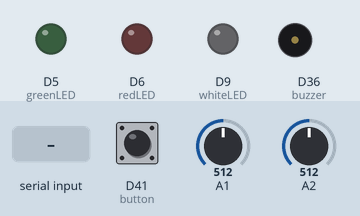
This sketch was run on a simulated Arduino Due. On the bench: output pins drawn as LEDs (lit = HIGH), buzzer (waves = sounding). Inputs (shaded band) come from the test bench; at power-on: D41 (button) HIGH, A1 = 512, A2 = 512 (analog values on the 0–1023 scale). What the sketch prints to the serial monitor is not drawn.

Above: at 1.2 s.
1.3 s: "A\n" received over Serial
At 1.7 s:
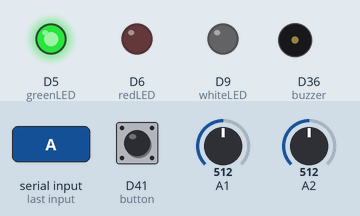
3.3 s: "B\n" received over Serial
At 4.2 s:
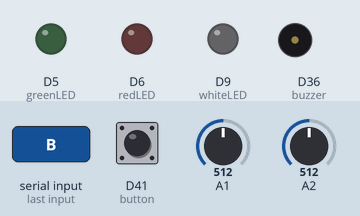
4.8 s: "D\n" received over Serial
6.3 s: "E\n" received over Serial
7.8 s: "F\n" received over Serial
Timing chart, 0 to 10.3 s (numbered marks = the images above; inputs shaded):
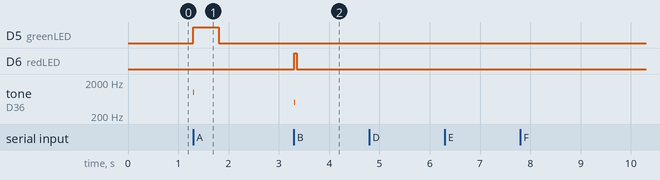

The sketch:

FinalProject_AmelieBajor_Arduino.ino
```cpp
const int greenLED = 5;
const int redLED = 6;
const int whiteLED = 9;

const int vertPOT = 1;
const int horiPOT = 2;
const int button = 41;

const int buzzer = 36;


bool GREENbuzzerPlayed = 0;
bool REDbuzzerPlayed = 0;
bool CLOSEbuzzerPlayed = 0;
bool CLOSERbuzzerPlayed = 0;
bool FOUNDbuzzerPlayed = 0;
bool RESETbuzzerPlayed = 0;

bool buttonState = 0;
int horiAdcVAL = 0;
int vertAdcVAL = 0;

int lastTime = 0;
int currentTime = 0;
int timerInterval = 5;


int inByte = 0;
byte val;


void setup() {

  analogReadResolution(7);
  pinMode(button, INPUT_PULLUP);
  pinMode(greenLED, OUTPUT);
  pinMode(redLED, OUTPUT);
  Serial.begin(9600);


}

void loop() {
  // put your main code here, to run repeatedly:


  horiAdcVAL = analogRead(horiPOT);
  vertAdcVAL = analogRead(vertPOT);
  buttonState = !digitalRead(button);


  currentTime = millis();
  if (currentTime - lastTime >= timerInterval){
    lastTime = currentTime;
    Serial.print(horiAdcVAL);
    Serial.print(',');
    Serial.print(vertAdcVAL);
    Serial.print(',');
    Serial.print(buttonState);
    Serial.print('\n');

  }

  if (Serial.available()){
    inByte = Serial.read();
    if(inByte == 'A'){
      //GREEN LIGHT
      digitalWrite(greenLED, HIGH);
      digitalWrite(redLED, LOW);
      analogWrite(whiteLED, 0);

      REDbuzzerPlayed = 0;
      CLOSEbuzzerPlayed = 0;
      CLOSERbuzzerPlayed = 0;
      FOUNDbuzzerPlayed = 0;
      RESETbuzzerPlayed = 0;

    if (GREENbuzzerPlayed == 0){

      GREENbuzzerPlayed = 1;
      tone(buzzer, 1000, 10);
    }

    delay(500);
    digitalWrite(greenLED, LOW);

    }

    else if (inByte == 'B'){
    //RED LIGHT
    digitalWrite(redLED, HIGH);
    digitalWrite(greenLED, LOW);
    analogWrite(whiteLED, 0);

      GREENbuzzerPlayed = 0;
      CLOSEbuzzerPlayed = 0;
      CLOSERbuzzerPlayed = 0;
      FOUNDbuzzerPlayed = 0;
      RESETbuzzerPlayed = 0;

    if (REDbuzzerPlayed == 0){
        REDbuzzerPlayed = 1;
        tone(buzzer, 500, 10);

    }

    delay(50);
    digitalWrite(redLED, LOW);


    }


    else if (inByte == 'C'){
    //WHITE LIGHT FAR
    analogWrite(whiteLED, 0);
    digitalWrite(redLED, LOW);
    digitalWrite(greenLED, LOW);

      GREENbuzzerPlayed = 0;
      REDbuzzerPlayed = 0;
      CLOSEbuzzerPlayed = 0;
      CLOSERbuzzerPlayed = 0;
      FOUNDbuzzerPlayed = 0;
      RESETbuzzerPlayed = 0;
      tone(buzzer, 0, 1);

    }

    else if (inByte == 'D'){
    //WHITE LIGHT CLOSE
    analogWrite(whiteLED, 25);
    digitalWrite(redLED, LOW);
    digitalWrite(greenLED, LOW);

      GREENbuzzerPlayed = 0;
      REDbuzzerPlayed = 0;
      CLOSERbuzzerPlayed = 0;
      FOUNDbuzzerPlayed = 0;
      RESETbuzzerPlayed = 0;

    if(CLOSEbuzzerPlayed == 0){
      CLOSEbuzzerPlayed = 1;
      tone(buzzer, 100, 10);

    }

    }

    else if (inByte == 'E'){
    //WHITE LIGHT CLOSER
    analogWrite(whiteLED, 100);
    digitalWrite(redLED, LOW);
    digitalWrite(greenLED, LOW);

    GREENbuzzerPlayed = 0;
    REDbuzzerPlayed = 0;
    CLOSEbuzzerPlayed = 0;
    CLOSERbuzzerPlayed = 0;
    FOUNDbuzzerPlayed = 0;
    RESETbuzzerPlayed = 0;

    }

    else if (inByte == 'F'){
    //WHITE LIGHT FOUND
    analogWrite(whiteLED, 255);
    digitalWrite(redLED, LOW);
    digitalWrite(greenLED, LOW);

      GREENbuzzerPlayed = 0;
      REDbuzzerPlayed = 0;
      CLOSEbuzzerPlayed = 0;
      CLOSERbuzzerPlayed = 0;
      RESETbuzzerPlayed = 0;
      FOUNDbuzzerPlayed = 0;


    }


    else if (inByte == 'G'){
    //RESET
    digitalWrite(greenLED, LOW);
    digitalWrite(redLED, LOW);
    analogWrite(whiteLED, 0);

      GREENbuzzerPlayed = 0;
      REDbuzzerPlayed = 0;
      CLOSEbuzzerPlayed = 0;
      CLOSERbuzzerPlayed = 0;
      FOUNDbuzzerPlayed = 0;

    if(RESETbuzzerPlayed == 0){
    RESETbuzzerPlayed = 1;
    tone(buzzer, 500, 100);
    tone(buzzer, 0, 20);
    tone(buzzer, 500, 100);
    tone(buzzer, 0, 20);
    tone(buzzer, 500, 100);
    tone(buzzer, 0, 20);

    }

    }

    else{

    digitalWrite(greenLED, LOW);
    digitalWrite(redLED, LOW);
    analogWrite(whiteLED, 0);
      GREENbuzzerPlayed = 0;
      REDbuzzerPlayed = 0;
      CLOSEbuzzerPlayed = 0;
      CLOSERbuzzerPlayed = 0;
      FOUNDbuzzerPlayed = 0;
      RESETbuzzerPlayed = 0;
      tone(buzzer, 0, 10);


    }


  }


}
```

Measured:
- after the input at 1.3 s, D5 (greenLED): LOW → HIGH at once, → LOW 0.50 s later; tone on D36 (buzzer): silent → 1000 Hz at once, → silent 0.01 s later
- after the input at 3.3 s, D6 (redLED): LOW → HIGH at once, → LOW 0.05 s later; tone on D36 (buzzer): silent → 500 Hz at once, → silent 0.01 s later
